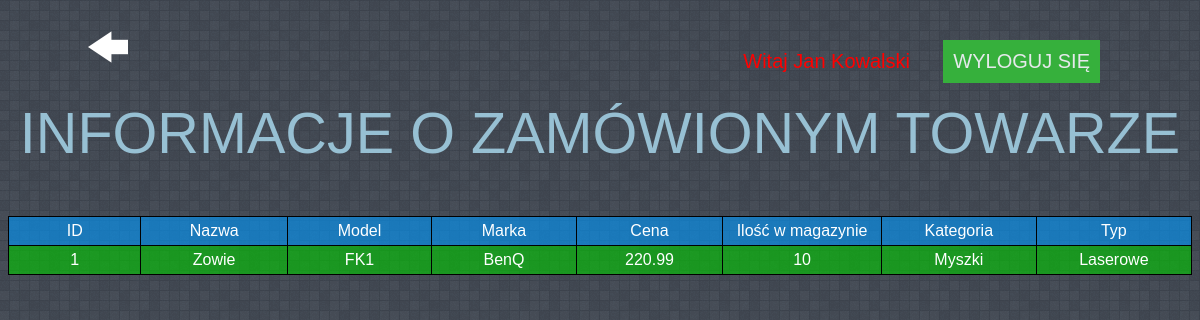
Screenshot of /PROJECT/towar_info.php?id=1 (signed in) with the database file from the repository.
### tables this page shows
CREATE TABLE `towary` (
  `id_towaru` int(11) NOT NULL,
  `nazwa` varchar(30) DEFAULT NULL,
  `model` varchar(30) DEFAULT NULL,
  `marka` varchar(30) DEFAULT NULL,
  `cena` decimal(10,2) DEFAULT NULL,
  `ilosc_w_magazynie` int(11) NOT NULL,
  `id_kategorii` int(11) NOT NULL,
  `id_typu` int(11) NOT NULL
);

CREATE TABLE `kategorie` (
  `id_kategorii` int(11) NOT NULL,
  `nazwa_kategorii` varchar(30) DEFAULT NULL
);

CREATE TABLE `typ_towaru` (
  `id_typu_towaru` int(11) NOT NULL,
  `nazwa_typu` varchar(20) NOT NULL,
  `id_kategorii` int(11) NOT NULL
);

### PROJECT/towar_info.php (the view, shortened to what this page needs)
<!DOCTYPE HTML>
<hmtl>
<head>
<link rel="stylesheet" href="styles/style.css">
<link rel="stylesheet" href="styles/style3.css">
<link rel="stylesheet" href="styles/style4.css">
<link rel="stylesheet" href="styles/fontello/fontello.css">
</head>
<body>
    <div <?php if($_SESSION['uprawnienia']=="pracownik") echo "class='user'"; else echo "class='admin'";  ?>class="user">Witaj <?php echo $_SESSION['imie']." ".$_SESSION['nazwisko'] ?></div></a>
  <a href="panel.php" class="turnBack"><i class="icon-left"></i></a>
  <header>
    <a href="services/logout.php"><div class="rejestracja">WYLOGUJ SIĘ</div></a>
  INFORMACJE O ZAMÓWIONYM TOWARZE
  </header>
  <section>
    <table>
      <tr id="topTable">
        <td>ID</td>
        <td>Nazwa</td>
        <td>Model</td>
        <td>Marka</td>
        <td>Cena</td>
        <td>Ilość w magazynie</td>
        <td>Kategoria</td>
        <td>Typ</td>
      </tr>
    <?php
    require_once "services/connect.php";
    $conn = new mysqli($host, $db_user, $db_password, $db_name);
    $sql = "SELECT * FROM towary
    JOIN kategorie
    ON towary.id_kategorii = kategorie.id_kategorii
    JOIN typ_towaru
    ON towary.id_typu = typ_towaru.id_typu_towaru
    WHERE id_towaru=".$_GET['id']."";
    $result = mysqli_query($conn, $sql);
    if (mysqli_num_rows($result) > 0){
      while($row = mysqli_fetch_assoc($result)){
        echo "<tr><td>" . $row['id_towaru'] . "</td>
                  <td>" . $row['nazwa'] . "</td>
                  <td>" . $row['model'] . "</td>
                  <td>" . $row['marka'] . "</td>
                  <td>" . $row['cena'] . "</td>
                  <td>" . $row['ilosc_w_magazynie'] . "</td>
                  <td>" . $row['nazwa_kategorii'] . "</td>
                  <td>" . $row['nazwa_typu'] . "</td>
                  </tr>";
      }
    } else {
      echo "0 result";
    }
    ?>
  </table>
  </section>
</body>
</html>

### PROJECT/styles/style.css (style rules this page uses)
body { background-image: url(../images/random_grey_variations.png); font-family: Verdana, Helvetica, Arial, sans-serif; color: #97c0d3; text-align: center; }
header { margin-top: 100px; font-size: 3.6em; margin-bottom: 30px; }
a { text-decoration: none; color: #e5e9eb; }
.rejestracja { text-decoration: none; font-size: 20px; position: fixed; right: 100px; top: 40px; background-color: #36b03c; padding: 10px; }
.admin { color: #f00; text-decoration: none; font-size: 20px; position: fixed; right: 270px; top: 40px; padding: 10px; padding-right: 20px; }
#topTable { background-color: rgba(0,153,255,0.6); }
tr { background-color: rgba(0,204,0,0.6); }
table { color: #fff; border: 1px solid black; border-collapse: collapse; margin: 0 auto; margin-top: 50px; }
td { border: 1px solid #000; padding:5px; width: 200px; }

### PROJECT/styles/style4.css (style rules this page uses)
.turnBack { color: #fff; text-decoration: none; font-size: 40px; position: fixed; left: 60px; top: 5px; padding: 20px; }

### rows the page displays
towary: id_towaru "1", nazwa "Zowie", model "FK1", marka "BenQ", cena "220.99", ilosc_w_magazynie "10", id_kategorii.nazwa_kategorii "Myszki", id_typu.nazwa_typu "Laserowe"
